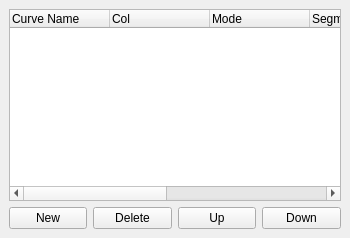
  <widget class="QDockWidget" name="DockCurvesSettings">
   <property name="enabled">
    <bool>true</bool>
   </property>
   <property name="sizePolicy">
    <sizepolicy hsizetype="Preferred" vsizetype="Preferred">
     <horstretch>0</horstretch>
     <verstretch>0</verstretch>
    </sizepolicy>
   </property>
   <property name="minimumSize">
    <size>
     <width>350</width>
     <height>128</height>
    </size>
   </property>
   <property name="maximumSize">
    <size>
     <width>350</width>
     <height>524287</height>
    </size>
   </property>
   <property name="floating">
    <bool>true</bool>
   </property>
   <property name="features">
    <set>QDockWidget::DockWidgetFeature::DockWidgetFloatable|QDockWidget::DockWidgetFeature::DockWidgetMovable</set>
   </property>
   <property name="allowedAreas">
    <set>Qt::DockWidgetArea::RightDockWidgetArea</set>
   </property>
   <property name="windowTitle">
    <string>Curves (F6)</string>
   </property>
   <attribute name="dockWidgetArea">
    <number>2</number>
   </attribute>
   <widget class="QWidget" name="dockWidgetContents_4">
    <property name="sizePolicy">
     <sizepolicy hsizetype="Fixed" vsizetype="MinimumExpanding">
      <horstretch>0</horstretch>
      <verstretch>0</verstretch>
     </sizepolicy>
    </property>
    <property name="minimumSize">
     <size>
      <width>350</width>
      <height>100</height>
     </size>
    </property>
    <property name="maximumSize">
     <size>
      <width>350</width>
      <height>16777215</height>
     </size>
    </property>
    <layout class="QVBoxLayout">
     <item>
      <widget class="QTreeWidget" name="CurvesTreeWidget">
       <property name="selectionMode">
        <enum>QAbstractItemView::SelectionMode::ExtendedSelection</enum>
       </property>
       <property name="textElideMode">
        <enum>Qt::TextElideMode::ElideMiddle</enum>
       </property>
       <property name="rootIsDecorated">
        <bool>false</bool>
       </property>
       <property name="uniformRowHeights">
        <bool>true</bool>
       </property>
       <column>
        <property name="text">
         <string>Curve Name</string>
        </property>
       </column>
       <column>
        <property name="text">
         <string>Col</string>
        </property>
       </column>
       <column>
        <property name="text">
         <string>Mode</string>
        </property>
       </column>
       <column>
        <property name="text">
         <string>Segment</string>
        </property>
       </column>
       <column>
        <property name="text">
         <string>Start Slice</string>
        </property>
       </column>
       <column>
        <property name="text">
         <string>End Slice</string>
        </property>
       </column>
       <column>
        <property name="text">
         <string>Auto</string>
        </property>
       </column>
      </widget>
     </item>
     <item>
      <layout class="QHBoxLayout">
       <item>
        <widget class="QPushButton" name="Curve_Add">
         <property name="minimumSize">
          <size>
           <width>50</width>
           <height>16</height>
          </size>
         </property>
         <property name="text">
          <string>New</string>
         </property>
        </widget>
       </item>
       <item>
        <widget class="QPushButton" name="CurveDelete">
         <property name="minimumSize">
          <size>
           <width>50</width>
           <height>16</height>
          </size>
         </property>
         <property name="text">
          <string>Delete</string>
         </property>
        </widget>
       </item>
       <item>
        <widget class="QPushButton" name="CurveMoveUp">
         <property name="minimumSize">
          <size>
           <width>50</width>
           <height>16</height>
          </size>
         </property>
         <property name="text">
          <string>Up</string>
         </property>
        </widget>
       </item>
       <item>
        <widget class="QPushButton" name="CurveMoveDown">
         <property name="minimumSize">
          <size>
           <width>50</width>
           <height>16</height>
          </size>
         </property>
         <property name="text">
          <string>Down</string>
         </property>
        </widget>
       </item>
      </layout>
     </item>
    </layout>
   </widget>
  </widget>
